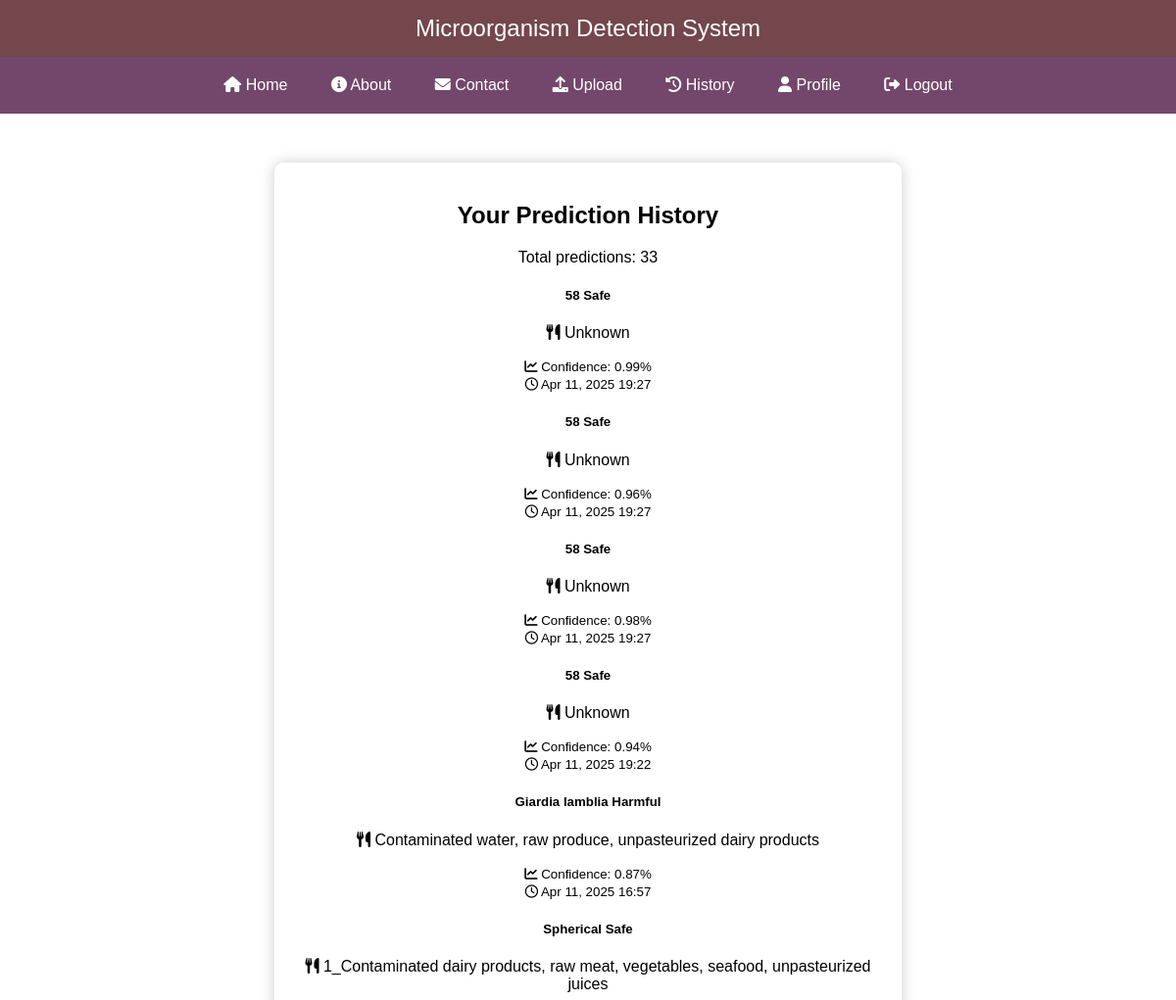
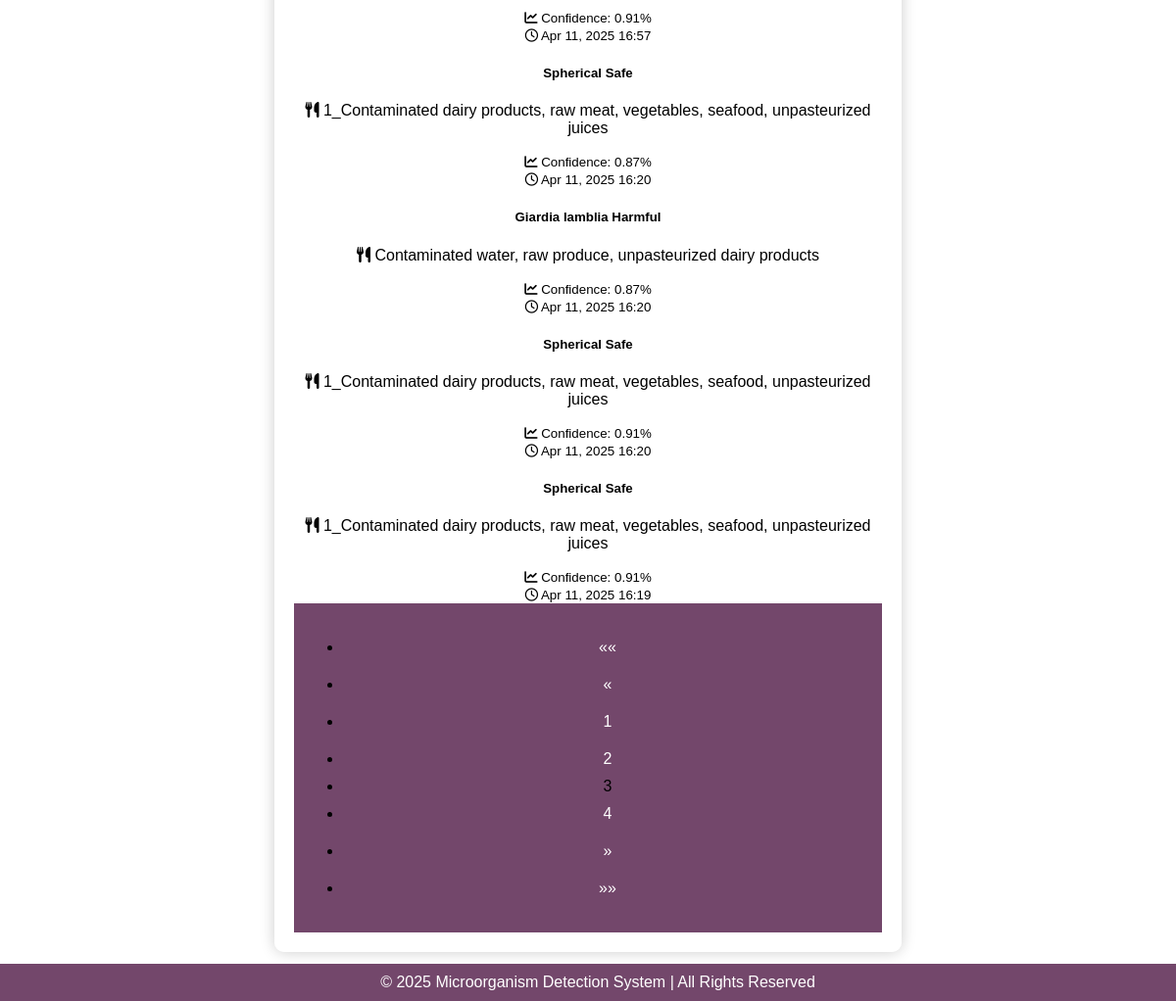
/users/predictions/?page=3 (signed in), run on the app's committed database (2 pictures, top to bottom).
### predictions/models.py (models this page shows, shortened)
class Prediction(models.Model):
    user = models.ForeignKey(
        settings.AUTH_USER_MODEL,
        on_delete=models.CASCADE,
        related_name = 'predictions'
    )
    image = models.ImageField(upload_to='predictions/%Y/%m/%d/')
    microorganism = models.CharField(max_length=100)
    harmful = models.BooleanField()
    food_source = models.CharField(max_length=200)
    confidence = models.FloatField(
        validators=[MinValueValidator(0), MaxValueValidator(1)]
    )
    model_version = models.CharField(max_length=50, null=True, blank=True)
    date_created = models.DateTimeField(auto_now_add=True)
    verified_by = models.ForeignKey(
        settings.AUTH_USER_MODEL,
        on_delete=models.SET_NULL,
        null=True,
        blank=True,
        related_name='verified_predictions'
    )
    verification_date = models.DateTimeField(null=True, blank=True)
    verification_notes = models.TextField(blank=True)
    model_version = models.CharField(max_length=50, null=True, blank=True)
    class Meta:
        ordering = ['-date_created']
        indexes = [
            models.Index(fields=['user', 'date_created']),
            models.Index(fields=['microorganism']),
            models.Index(fields=['harmful']),
            models.Index(fields=['confidence']),
            models.Index(fields=['food_source']),
        ]
    def get_status_display(self):
        return "Harmful" if self.harmful else "Safe"

### users/views.py (the view)
# urls.py: path('predictions/', views.user_predictions, name='user_predictions')
@login_required
@login_required
def user_predictions(request):
    predictions = Prediction.objects.filter(user=request.user).select_related('user').order_by('-date_created')
    print(f"Found {predictions.count()} predictions for user {request.user.username}")
    paginator = Paginator(predictions, 10)
    page_number = request.GET.get('page')
    page_obj = paginator.get_page(page_number)
    context = {
        'page_obj': page_obj,
        'prediction_count': predictions.count(),
        'recent_predictions': predictions[:5]  # Add recent predictions for dashboard
    }
    return render(request, 'users/user_predictions.html', context)

### core1/context_processors.py (called while the page is built)
def site_settings(request):
    return {
        'SITE_NAME': 'Food Safety Analyzer',
        'DEBUG': settings.DEBUG,
    }

### predictions/views.py (called while the page is built)
def cleanup_classifier():
    global _classifier_instance
    _classifier_instance = None

@receiver(request_finished)
def clean_up(sender, **kwargs):
    cleanup_classifier()

### templates/users/user_predictions.html (shortened to what this page needs)
{% extends 'base.html' %}
{% block content %}
<div class="container mt-4">
    <h2>Your Prediction History</h2>
    <p class="text-muted">Total predictions: {{ prediction_count }}</p>
    <div class="list-group mt-3">
        {% for prediction in page_obj %}
        <div class="list-group-item list-group-item-action">
            <div class="d-flex justify-content-between align-items-start">
                <div class="me-3">
                    <h5 class="mb-1">
                        {{ prediction.microorganism }}
                        <span class="badge {% if prediction.harmful %}bg-danger{% else %}bg-success{% endif %} ms-2">
                            {{ prediction.get_status_display }}
                        </span>
                    </h5>
                    <p class="mb-1">
                        <i class="fas fa-utensils me-1"></i>
                        {{ prediction.food_source|default:"Unknown food source" }}
                    </p>
                    <small class="text-muted">
                        <i class="fas fa-chart-line me-1"></i>
                        Confidence: {{ prediction.confidence|floatformat:2 }}%
                    </small>
                </div>
                <div class="text-end">
                    <small class="text-muted d-block">
                        <i class="far fa-clock me-1"></i>
                        {{ prediction.date_created|date:"M d, Y H:i" }}
                    </small>
                </div>
            </div>
        </div>
        {% endfor %}
    </div>
    {% if page_obj.paginator.num_pages > 1 %}
        {% include 'includes/pagination.html' %}
    {% endif %}
</div>
{% endblock %}

### data on the page
Prediction: microorganism "58", status "Safe", food_source "Unknown", confidence "0.99", date_created "Apr 11, 2025 19:27"
Prediction: microorganism "58", status "Safe", food_source "Unknown", confidence "0.96", date_created "Apr 11, 2025 19:27"
Prediction: microorganism "58", status "Safe", food_source "Unknown", confidence "0.98", date_created "Apr 11, 2025 19:27"
Prediction: microorganism "58", status "Safe", food_source "Unknown", confidence "0.94", date_created "Apr 11, 2025 19:22"
Prediction: microorganism "Giardia lamblia", status "Harmful", food_source "Contaminated water, raw produce, unpasteurized dairy products", confidence "0.87", date_created "Apr 11, 2025 16:57"
Prediction: microorganism "Spherical", status "Safe", food_source "1_Contaminated dairy products, raw meat, vegetables, seafood, unpasteurized juices", confidence "0.91", date_created "Apr 11, 2025 16:57"
Prediction: microorganism "Spherical", status "Safe", food_source "1_Contaminated dairy products, raw meat, vegetables, seafood, unpasteurized juices", confidence "0.87", date_created "Apr 11, 2025 16:20"
Prediction: microorganism "Giardia lamblia", status "Harmful", food_source "Contaminated water, raw produce, unpasteurized dairy products", confidence "0.87", date_created "Apr 11, 2025 16:20"
Prediction: microorganism "Spherical", status "Safe", food_source "1_Contaminated dairy products, raw meat, vegetables, seafood, unpasteurized juices", confidence "0.91", date_created "Apr 11, 2025 16:20"
Prediction: microorganism "Spherical", status "Safe", food_source "1_Contaminated dairy products, raw meat, vegetables, seafood, unpasteurized juices", confidence "0.91", date_created "Apr 11, 2025 16:19"

### other printed values
{{ prediction_count }} "33"
{{ num }} "1" "2" "4"
{{ num }} "3"
